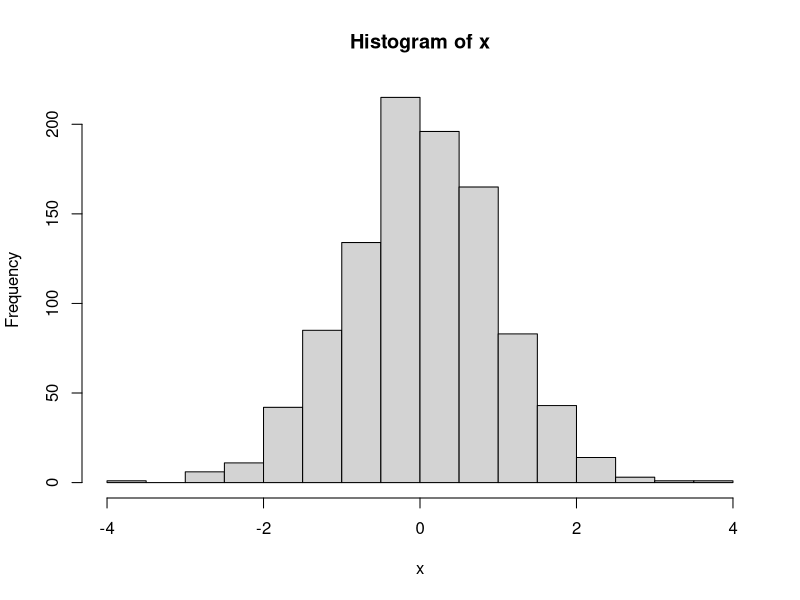
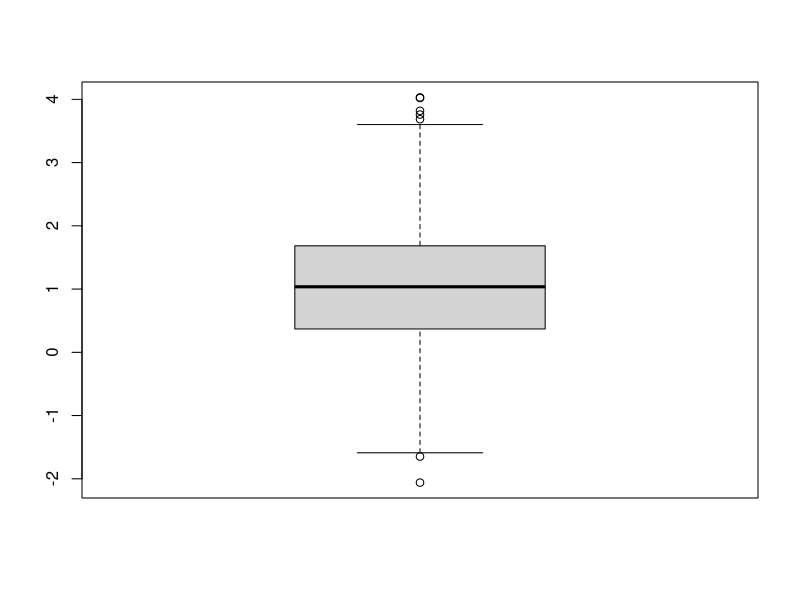

The R source for these figures, in order: (Note: this script raises an error after producing the figures.)
# Task 1
# generate observations
x = rnorm(1000)
# plot histogram
hist(x)

# Task 2
# generate observations
y = rnorm(1000,mean=1)
# plot boxplot
boxplot(y)

# Task 3
# boxplot for x's and y's
boxplot(list(x,Y))

# Task 4
# histogram for X
hist(x)
